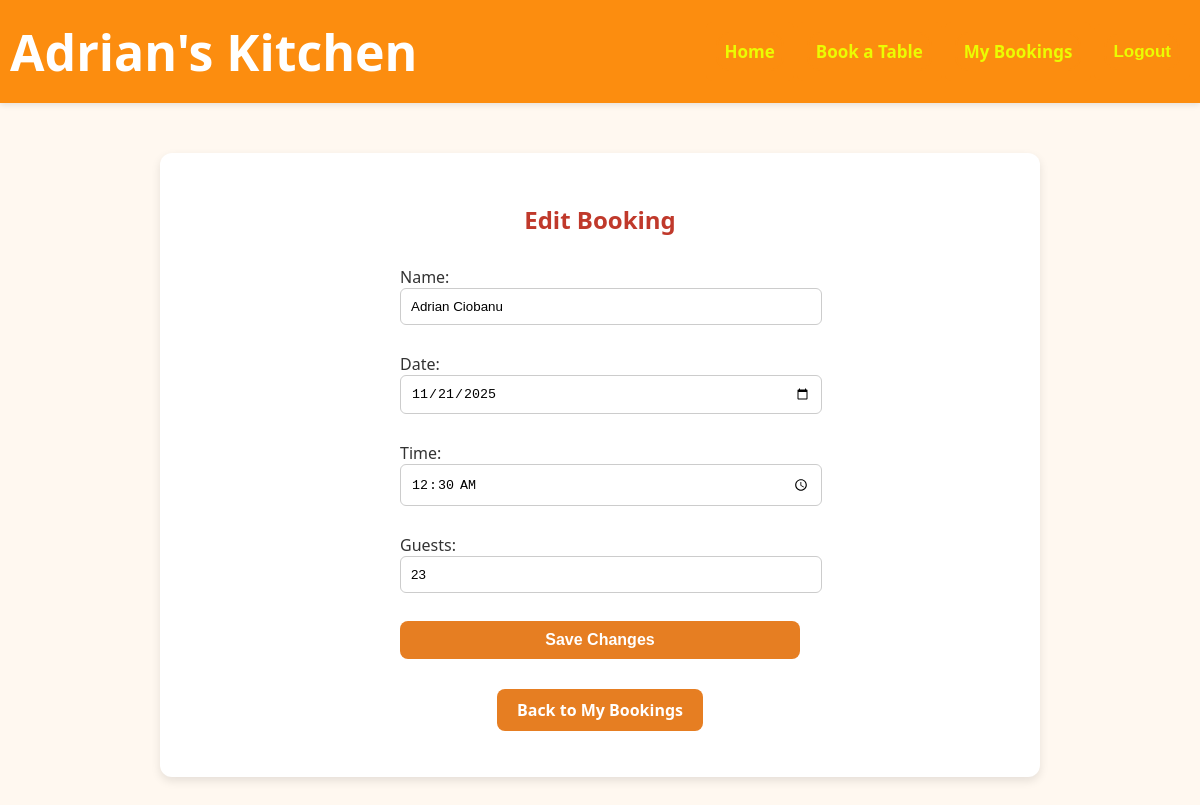
The app's page /edit/1/ (signed in) with its own data.
### bookings/models.py (models this page shows, shortened)
class Booking(models.Model):
    user = models.ForeignKey(User, on_delete=models.CASCADE)
    name = models.CharField(max_length=100)
    date = models.DateField()
    time = models.TimeField()
    guests = models.IntegerField()

### bookings/views.py (the view)
# urls.py: path('edit/<int:booking_id>/', views.edit_booking, name="edit_booking"),
@login_required
def edit_booking(request, booking_id):
    booking = get_object_or_404(Booking, id=booking_id, user=request.user)
    if request.method == "POST":
        form = BookingForm(request.POST, instance=booking)
        if form.is_valid():
            form.save()
            messages.success(request, "Your booking has been updated successfully!")
            return redirect("view_bookings")
    else:
        form = BookingForm(instance=booking)
    return render(request, "bookings/edit_booking.html", {"form": form})

### bookings/forms.py
class BookingForm(forms.ModelForm):
    class Meta:
        model = Booking
        fields = ['name', 'date', 'time', 'guests']
        widgets = {
            'date': forms.DateInput(attrs={'type': 'date'}),
            'time': forms.TimeInput(attrs={'type': 'time'}),
        }

### bookings/templates/bookings/edit_booking.html (shortened to what this page needs)
{% extends "bookings/base.html" %}
{% block content %}
    <h2>Edit Booking</h2>
    <form method="POST">
            {{ form.as_p }}
            <button type="submit" class="button">Save Changes</button>
        </form>
        <p><a href="{% url 'view_bookings' %}" class="button">Back to My Bookings</a></p>
{% endblock %}

### bookings/static/bookings/css/style.css (style rules this page uses)
body { font-family: 'Segoe UI', Tahoma, Geneva, Verdana, sans-serif; background-color: #fff8f0; color: #333; margin: 0; padding: 0; text-align: center; }
h1, h2, h3 { color: #c0392b; margin-bottom: 20px; }
.button { display: inline-block; background-color: #e67e22; color: white; padding: 10px 20px; border-radius: 8px; text-decoration: none; font-weight: bold; transition: background-color 0.3s ease; }
form { margin: 30px auto; width: 100%; max-width: 400px; text-align: left; }
form input, form select { width: 100%; padding: 10px; margin-bottom: 12px; border: 1px solid #ccc; border-radius: 6px; }
form button { width: 100%; background-color: #c0392b; color: white; border: none; padding: 12px; border-radius: 6px; cursor: pointer; font-size: 16px; }

### records on screen
Booking: name "Adrian Ciobanu", date "11/21/2025", time "00:30:00", guests "23"
